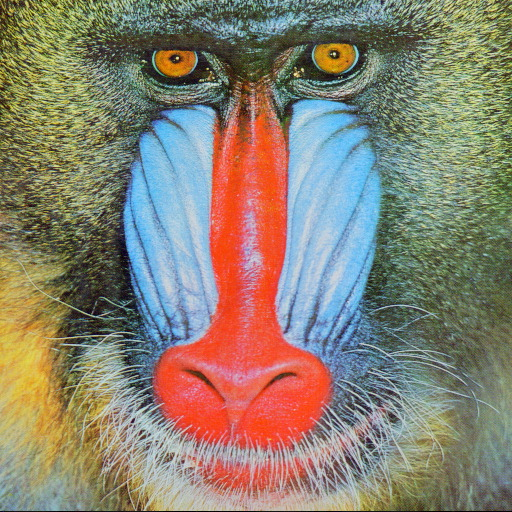
#> input picture FaceRecon/Cascades/opencv-master/samples/data/baboon.jpg, 512 x 512 px, given in place of the camera
$ python detect.py
#> lines starting #> are read from the running program, lines starting #| are printed output that depends on the picture; after the words box and inside, x2 and y2 are one past the last pixel; in counts of white or black regions, pixels touching at a corner belong together
import cv2
import imutils
from imutils.video import VideoStream
import numpy as np
cap = VideoStream(0).start()
while(1):
    # Take each frame
    frame = cap.read()
#> frame is the input picture: shape (512, 512, 3); mean B, G, R 112.9, 129.1, 137.1
    frame = imutils.rotate(frame, angle=180)
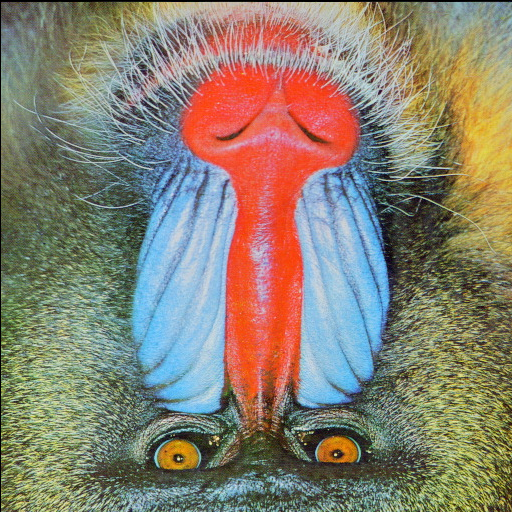
#> frame: shape (512, 512, 3); mean B, G, R 112.5, 128.6, 136.6
    # Convert BGR to HSV
    hsv = cv2.cvtColor(frame, cv2.COLOR_BGR2HSV)
#> hsv: shape (512, 512, 3); mean H, S, V 58.1, 93, 157.5
    # define range of blue color in HSV
    lower_orange = np.array([15,166,114]) #[1,3,222]
    upper_orange = np.array([19,255,255]) #[168,25,255]
    # Threshold the HSV image to get only blue colors
    mask = cv2.inRange(hsv, lower_orange, upper_orange)
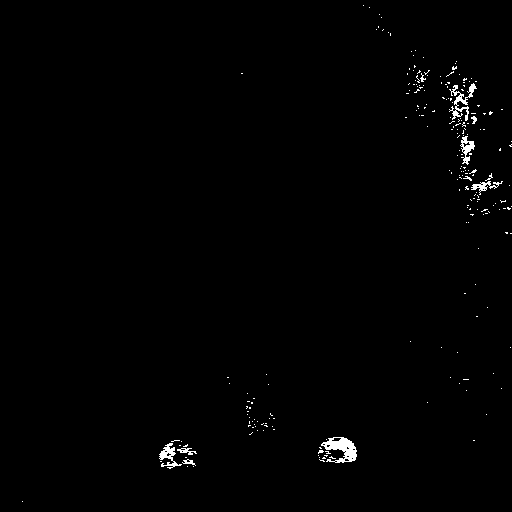
#> mask: shape (512, 512); 0.82% white; 223 white regions (214 under 20 px), largest, box (x1, y1, x2, y2) and area: (321, 437, 357, 463) 491, (449, 83, 477, 121) 319, (159, 443, 182, 469) 229
    # Bitwise-AND mask and original image
    res = cv2.bitwise_and(frame,frame, mask= mask)
    cv2.imshow('frame',frame)
    cv2.imshow('mask',mask)
    cv2.imshow('res',res)
    k = cv2.waitKey(5) & 0xFF
#> (key Esc is pressed here)
    if k == 27:
        break
cv2.destroyAllWindows()
